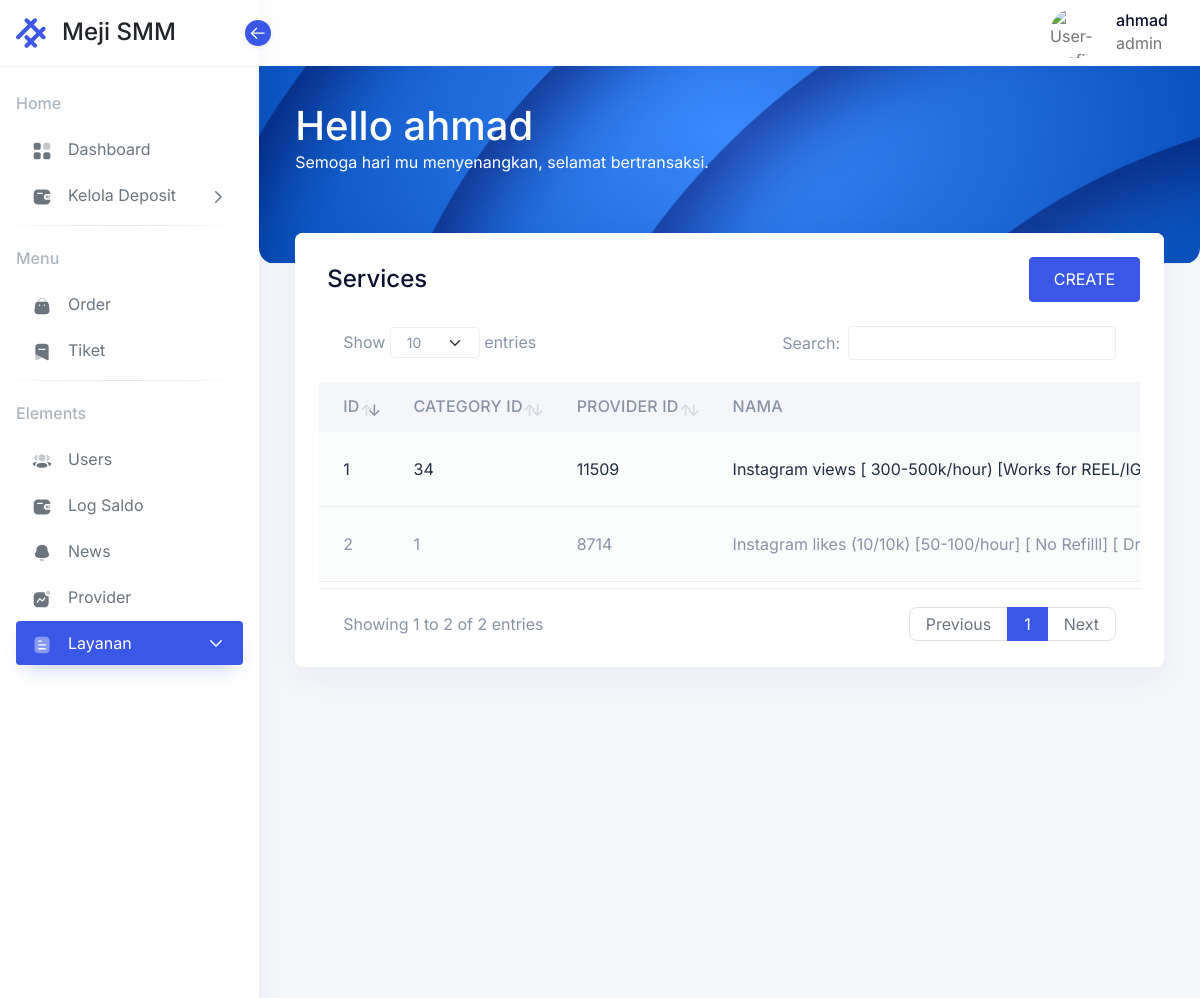
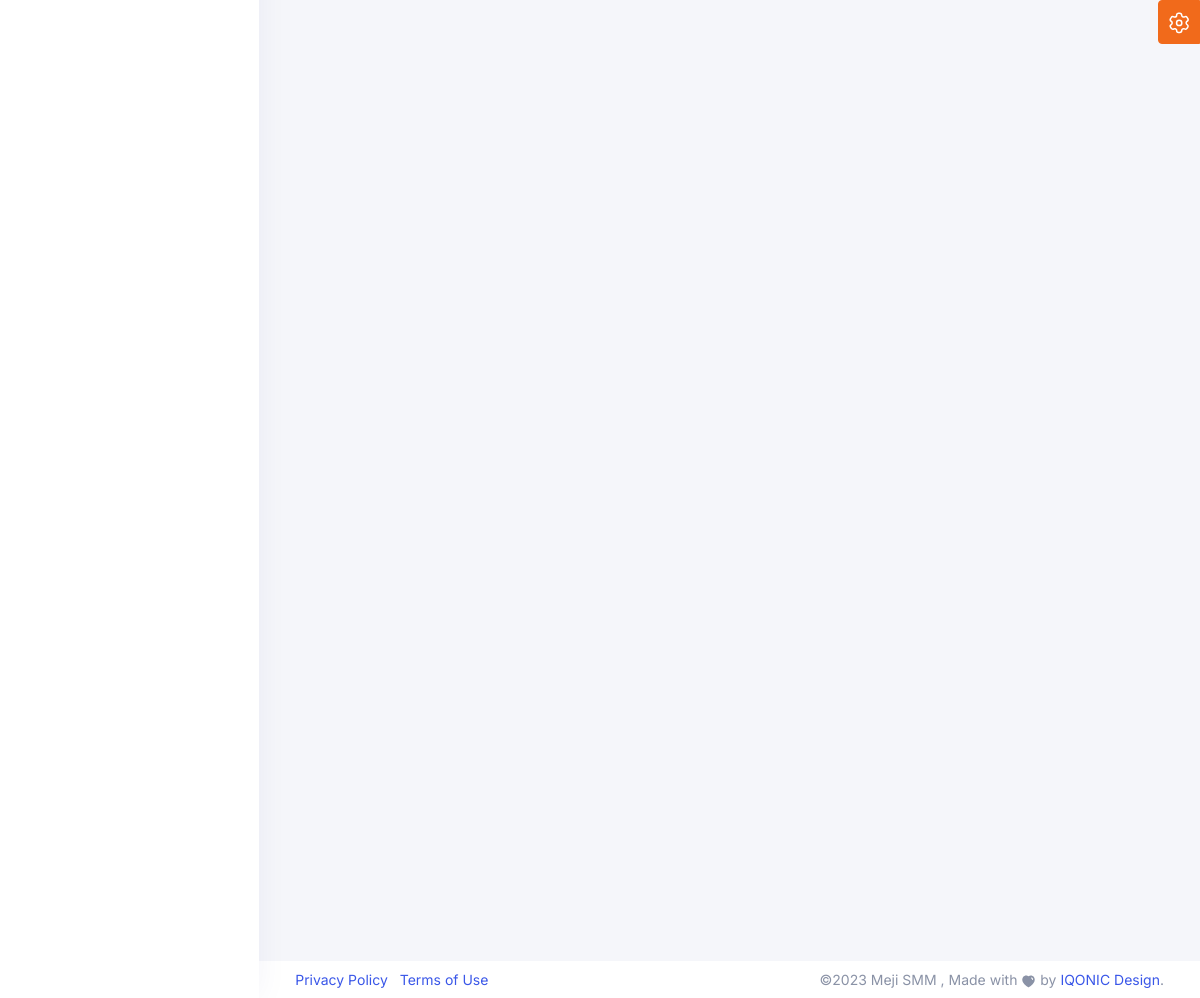
The page /admin/services.php (signed in) on the database its author committed (2 pictures, top to bottom).
### tables this page shows
CREATE TABLE `service` (
  `id` int(11) NOT NULL,
  `category` int(20) NOT NULL,
  `p_id` int(255) NOT NULL,
  `nama` varchar(255) NOT NULL,
  `deskripsi` text NOT NULL,
  `min` int(20) NOT NULL,
  `max` int(20) NOT NULL,
  `est_masuk` text NOT NULL,
  `harga` int(255) NOT NULL,
  `status` varchar(20) NOT NULL
);

### admin/services.php (the view, shortened to what this page needs)
<?php
include '../mainconfig.php';
?>
<!doctype html>
<html lang="en" dir="ltr">
  <head>
      <link rel="stylesheet" href="../assets/css/core/libs.min.css" />
      <link rel="stylesheet" href="../assets/vendor/aos/dist/aos.css" />
      <link rel="stylesheet" href="../assets/css/hope-ui.min.css?v=1.2.0" />
      <link rel="stylesheet" href="../assets/css/custom.min.css?v=1.2.0" />
      <link rel="stylesheet" href="../assets/css/dark.min.css"/>
      <link rel="stylesheet" href="../assets/css/customizer.min.css" />
      <link rel="stylesheet" href="../assets/css/rtl.min.css"/>
  </head>
  <body class="  ">
    <?php
    include '../admin/lib/sidebar.php';
    ?>
    <main class="main-content">
    <?php
    include '../admin/lib/header.php';
    ?>
     <div class="conatiner-fluid content-inner mt-n5 py-0">
   <div class="row">
      <div class="col-sm-12">
         <div class="card">
            <div class="card-header">
               <div class="header-title">
                <div class="d-flex">
                    <h4 class="card-title p-2">Services</h4>
                    <button class="btn btn-primary ms-auto"><a href="../admin/create_services.php" class="text-white">CREATE</a></button>
                </div>
               </div>
            </div>
            <div class="card-body">
               <div class="table-responsive">
                  <table id="test" class="table table-striped" data-toggle="data-table">
                     <thead>
                        <tr>
                           <th>Id</th>
                           <th>Category ID</th>
                           <th>Provider ID</th>
                           <th>Nama</th>
                        </tr>
                     </thead>
                     <tbody>
                     <?php
                     $no = 1;
                     $data = mysqli_query($conn, "SELECT * FROM service");
                    while($row = mysqli_fetch_array($data)){
                        ?>
                        <tr>
                        <td><?php echo $no++;?></td>
                        <td><?php echo $row['category']?></td>
                        <td><?php echo $row['p_id']?></td>
                        <td><?php echo $row['nama']?></td>
                        </tr>
                        <?php
                    }
                        ?>
                     </tbody>
                  </table>
               </div>
            </div>
         </div>
      </div>
   </div>
      </div>
      <?php
     include '../admin/lib/footer.php';
      ?>
  </body>
</html>

### rows shown on the page
service: category "34", p "11509", nama "Instagram views [ 300-500k/hour) [Works for…"
service: category "1", p "8714", nama "Instagram likes (10/10k) [50-100/hour] [ No Refilll] […"

### other values the page prints
$_SESSION['username'] "ahmad"
$_SESSION['level'] "admin"
